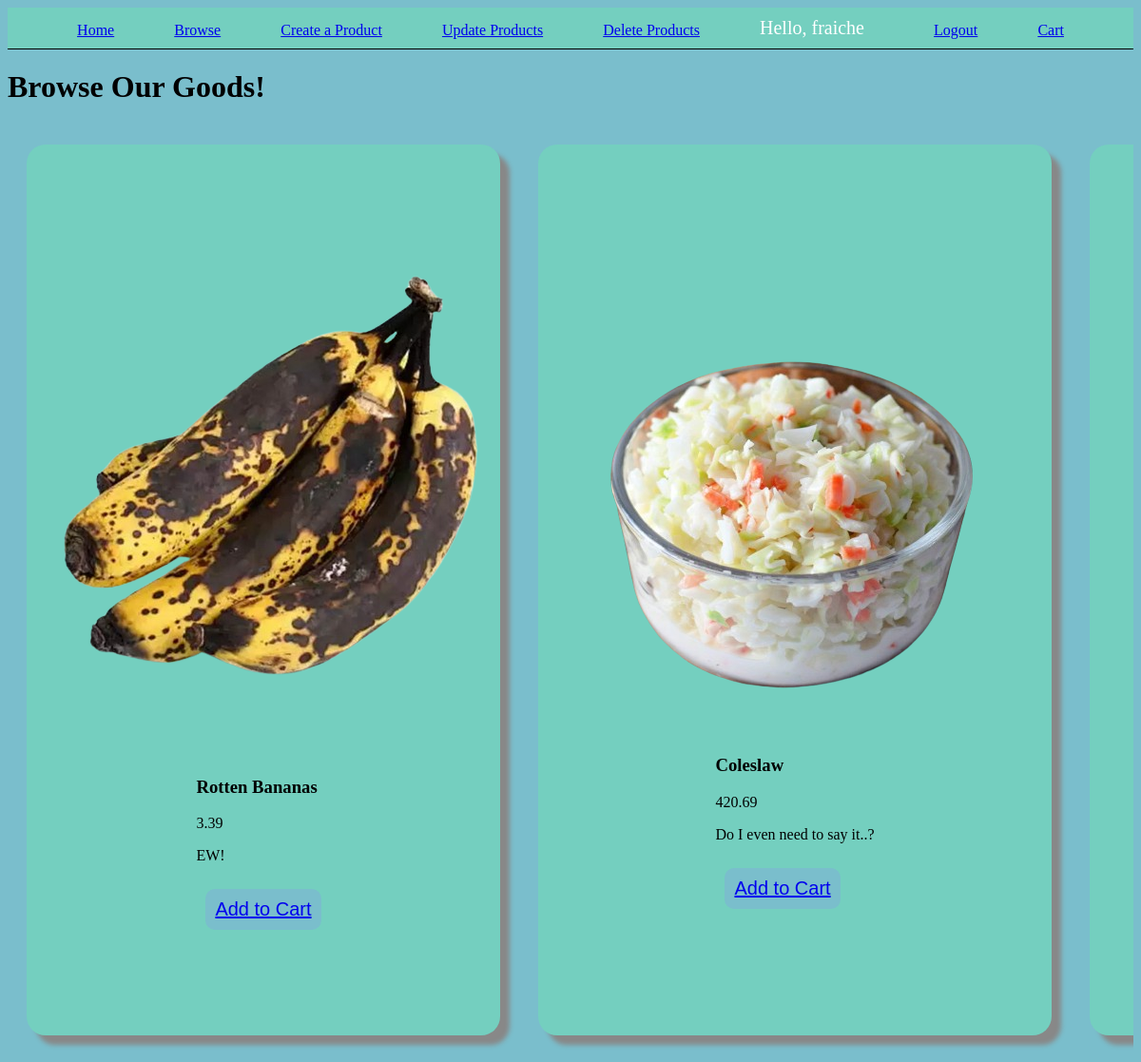
Screenshot of /shopping/ (signed in) with the database file from the repository.
### app/models.py (models this page shows, shortened)
class Product(models.Model):
    name = models.CharField(max_length=200, null=True)
    image = models.ImageField(upload_to='', null=True, blank=True)
    description = models.CharField(max_length=200, null=True)
    price = models.FloatField(null=True)

### app/views.py (the view)
# urls.py: path("shopping/", shoppingPage, name="shopping"),
def shoppingPage(request):
    orders = Order.objects.all()
    products = Product.objects.all()
    context = { 'orders': orders, 'products': products}
    return render(request, 'shopping.html', context)

### app/templates/shopping.html
{% extends 'base.html' %}
{% block content %}
<h1>Browse Our Goods!</h1>
<div class="productContainer">
    {% for product in products %}
    <div class="productItem">
        {% if product.image %}
            <img src="{{ product.image.url }}" class="productIMG">
        {% endif %}
        <div class="productInfo">
            <h3>{{ product.name }}</h3>
            <p>{{ product.price }}</p>
            <p>{{ product.description }}</p>
            <button class="addToCartButton"><a href="{% url 'cart' %}">Add to Cart</a></button>
        </div>
    </div>
    {% endfor %}
</div>
{% endblock content %}

### app/templates/base.html (shortened to what this page needs)
{% load static %}
<!DOCTYPE html>
<html lang="en">
<head>
    <link rel="stylesheet" href= {% static "styles.css" %}>
</head>
<body>
    <nav class="mainNav">
        <a href="{% url 'home' %}">Home</a>
        <a href="{% url 'shopping' %}">Browse</a>
        {% if request.user.is_staff %}
            <a href="{% url 'create' %}">Create a Product</a>
            <a href="{% url 'update' %}">Update Products</a>
            <a href="{% url 'delete' %}">Delete Products</a>
        {% endif %}
        <span id="hello-msg">Hello, {{request.user}}</span>
        <span><a href="{% url 'logout' %}">Logout</a></span>
        <a href="{% url 'cart' %}">Cart</a>
    </nav>
    <main>
        {% block content %}
        {% endblock %}
    </main>
</body>
</html>

### app/static/styles.css (style rules this page uses)
body { background: #7abecc; }
.mainNav { background: #74cfbf; padding: 10px; margin: 0; border-bottom: 1px solid black; display: flex; justify-content: space-evenly; align-items: end; }
#hello-msg { color: white; font-size: 20px; margin-right: 10px; }
.productItem { display: flex; flex-direction: column; align-items: center; justify-content: center; padding: 20px; margin: 20px; background-color: #74cfbf; border-radius: 20px; box-shadow: 10px 10px 5px #888888; }
.productContainer { display: flex; overflow-x: auto; }
.addToCartButton { background: #7abecc; border: none; border-radius: 10px; padding: 10px; margin: 10px; font-size: 20px; }

### rows the page displays
Product: image (picture), name "Rotten Bananas", price "3.39", description "EW!"
Product: image (picture), name "Coleslaw", price "420.69", description "Do I even need to say it..?"
Product: image (picture)

### other values shown
{{ request.user }} "fraiche"
